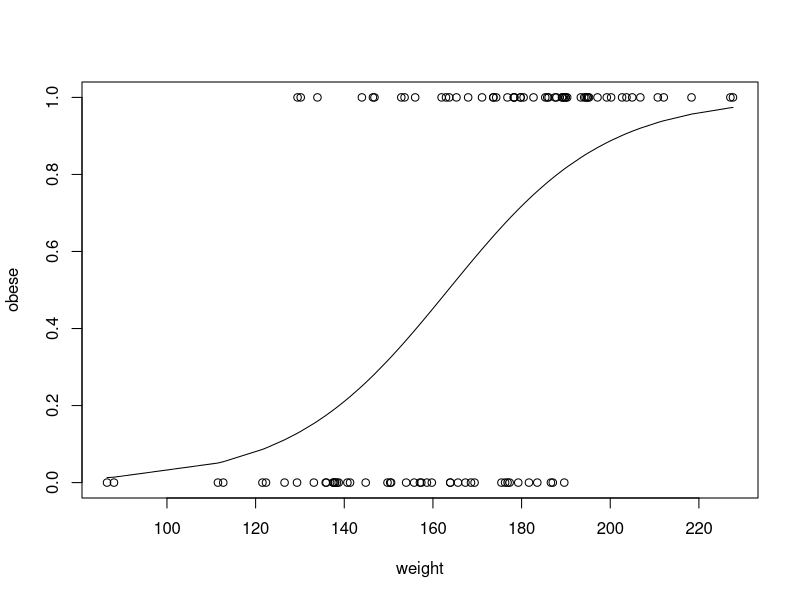
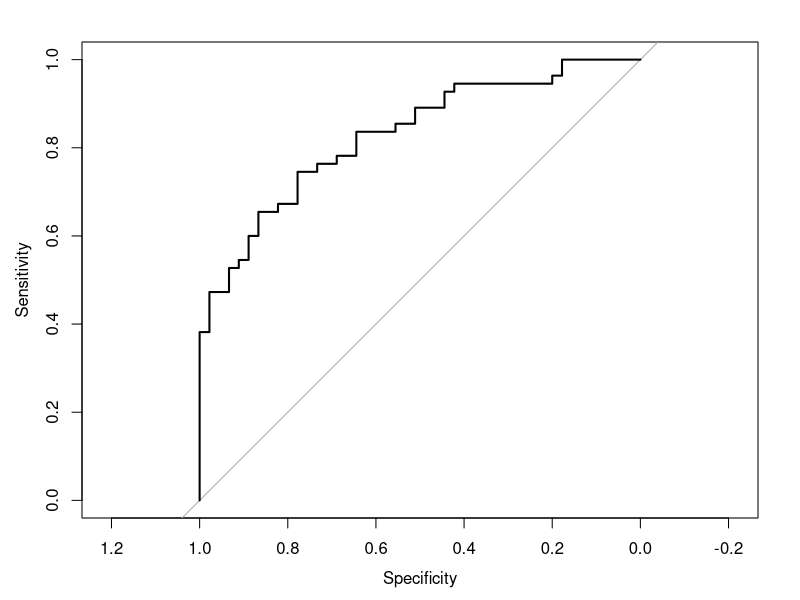
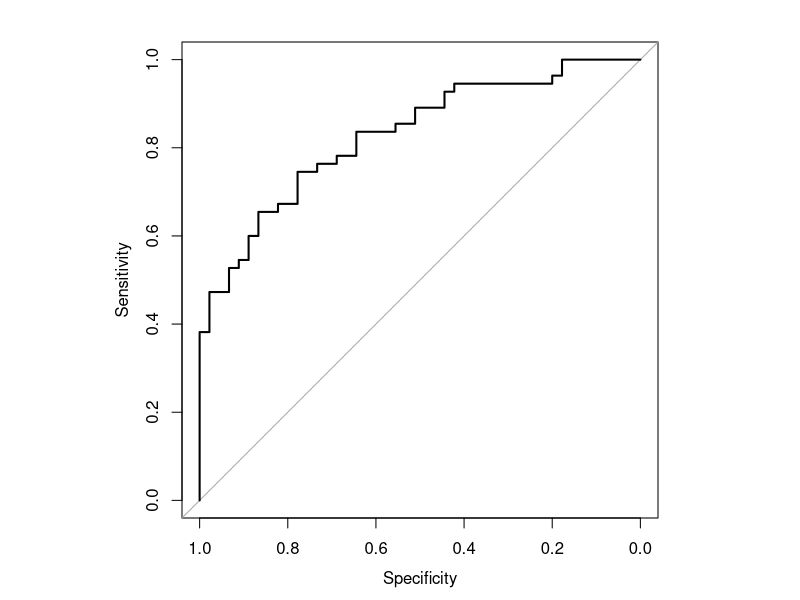
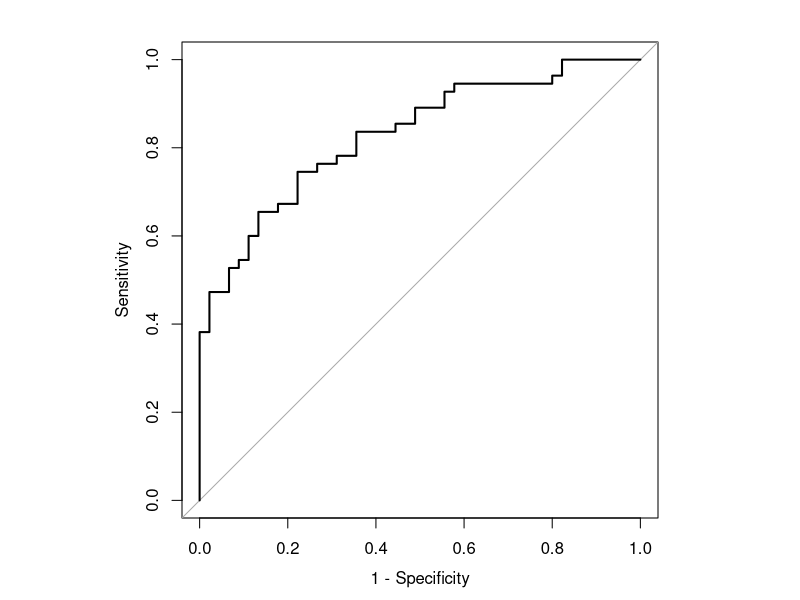
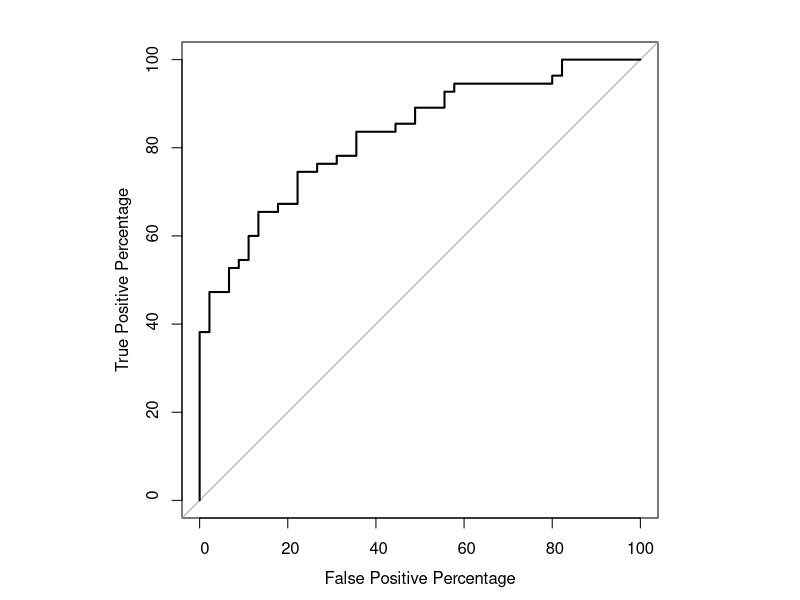
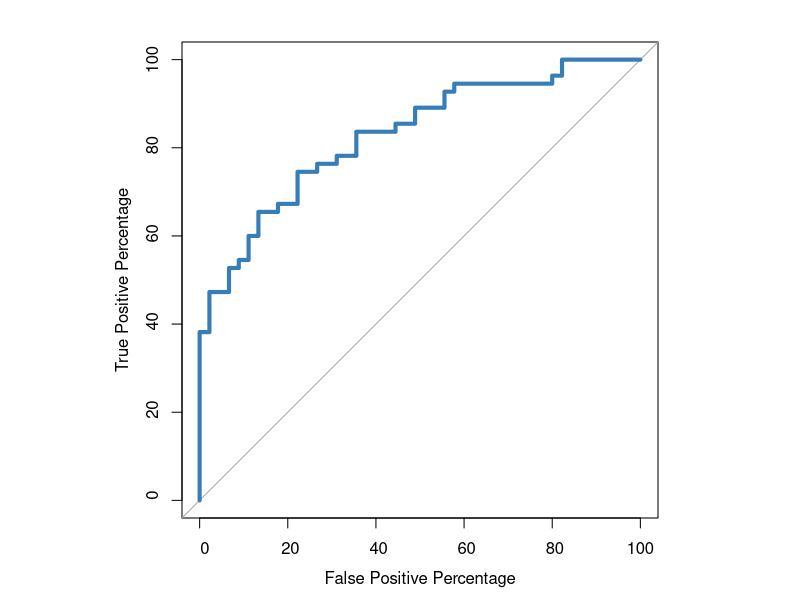
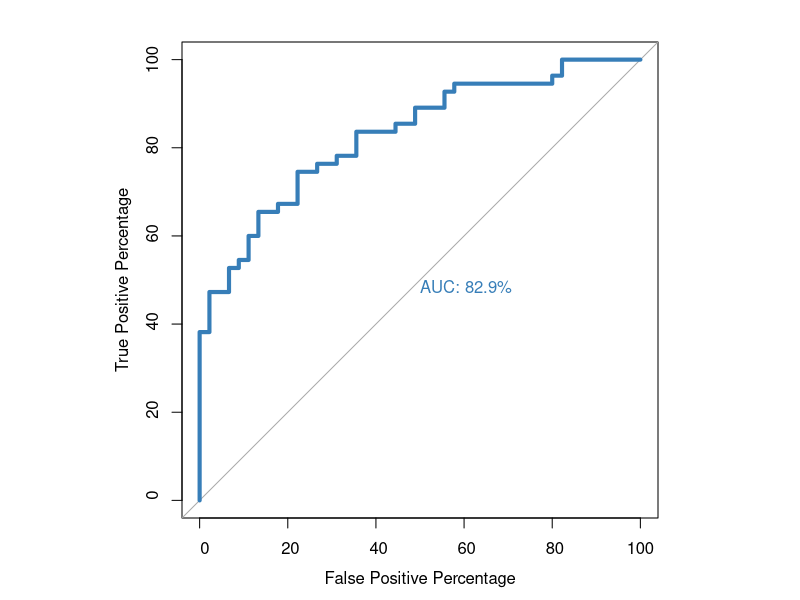
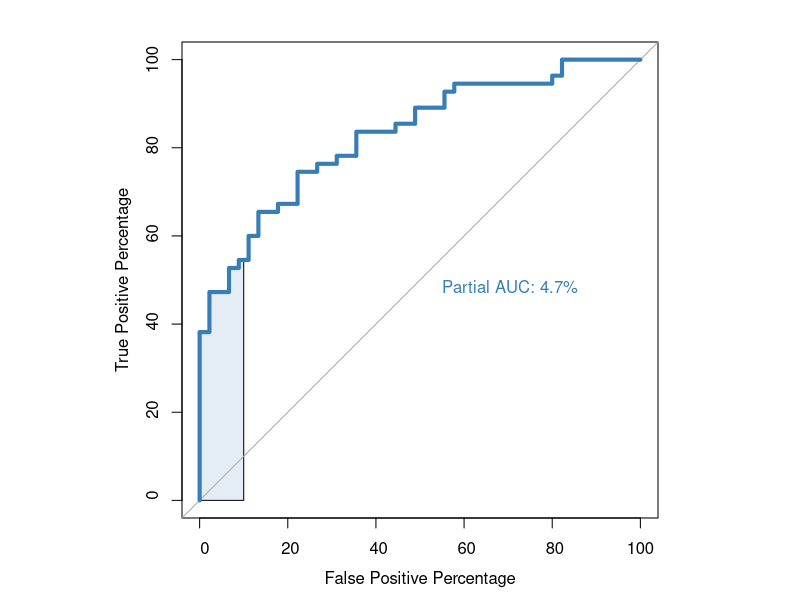

Source code (R) for these figures, in order:
# ROC and AUC
# https://www.youtube.com/watch?v=qcvAqAH60Yw&list=PLblh5JKOoLUICTaGLRoHQDuF_7q2GfuJF&index=7
# Library that will draw ROC graphs for us and the random forest library
library(pROC)
library(randomForest)
## Random Forest is a way to classify samples and we can change the threshold
## that we use to make those decisions
# Since we're going to generate an example dataset, let's set the seed
# for the random number generator so that we can reproduce our results
set.seed(420)
## Seed to 420 made a nicer looking set of random data
# So let's start by setting num.samples to 100
num.samples <- 100
# New we'll create 100 measurements and store them in a variable
weight <- sort(rnorm(n=num.samples, mean=172, sd=29))
## `rnorm()` function generate 100 random values from a normal distribution
## with the mean set to 172 and the standard deviation set to 29
### The average man weighs 172 pounds with a standard deviation of 29
## then we use the `sort()` function to sort the numbers from low to high
# Classify an individual as obese or not
obese <- ifelse(test=runif(n=num.samples) < (rank(weight)/100), yes=1, no=0)
## `rank()` function rank the weights, from lightest to heaviest
## the lightest sample will have rannk=1 and the heaviest rank=100
## then we scale the ranks by 100, this means the lightest sample will
## = 1/100 = 0.01 and the heaviest sample will = 100/100 = 1
## then we compare the scaled ranks to random numbers between 0 and 1
## if the random number is smaller than the scaled rank, the individual
## is classified as obese, otherwise is classified as not obese
## the "if smaller then obese, otherwise not obese" is performed by
## the `ifelse()` function and the results are stored in a variable
obese
## the 0's stand for not obese and the 1's stand for obese
# Now let's plot the data
plot(x=weight, y=obese)
# Fit a logistic regression curve to the data
glm.fit=glm(obese ~ weight, family=binomial)
# Draw a curve that tells us the predicted probability
# that an individual is obese or not
lines(weight, glm.fit$fitted.values)
## `glm.fit$fitted.values` contains the y-axis
## coordinates along the curve for each sample (contains
## estimated probabilities that each sample is obese)
### We'll use the known classifications and the estimated
### probabilities to draw an ROC curve
# Draw the ROC graph
roc(obese, glm.fit$fitted.values, plot=TRUE)
# To get rid of the ugly padding, we have to use the
# `par()` function and muck around with the graphics
# parameters
par(pty="s")
## we set pty(the plot type) to s (square)
roc(obese, glm.fit$fitted.values, plot=TRUE)
## By default the `roc()` function plots Specificity
## on the x-axis instead of 1 - Specificity
## resulting in x-axis going from 1 on left side to 
## 0 on the right side
# Change the x-axis to 1-Specificity
roc(obese, glm.fit$fitted.values, plot=TRUE,
    legacy.axes=TRUE)
# Change axis values to percent and put legends
roc(obese, glm.fit$fitted.values, plot=TRUE,
    legacy.axes=TRUE, percent=TRUE,
    xlab="False Positive Percentage",
    ylab="True Positive Percentage")
# Change the color of the curve and make it thicker
roc(obese, glm.fit$fitted.values, plot=TRUE,
    legacy.axes=TRUE, percent=TRUE,
    xlab="False Positive Percentage",
    ylab="True Positive Percentage",
    col="#377eb8", lwd=4)
# Now, imagine we're interested in the range of
# threshold that resulted in a specific part 
# of the ROC curve
# We can access those thresholds by saving the 
# calculations that the roc() function does in a
# variable
roc.info <- roc(obese, glm.fit$fitted.values,
                legacy.axes=TRUE)
# and then make a dataframe with all the True
# Positive and False Positives Percentages, 
# by multiplying the Sensitivities and 
# 1 - Specificities by 100 respectivelly and the
# thresholds
roc.df <- data.frame(
  tpp=roc.info$sensitivities*100, 
  fpp=(1 - roc.info$specificities)*100,
  thresholds=roc.info$thresholds)
head(roc.df)
## We see that when the threshold is set to negative
## infinity, so that every single sample is called
## obese then the TPP (true positive percentage) is 
## 100 because all of the obese samples were correctly
## classified and FPP (false positive percentage) is
## also 100 because all of the samples that were not
## obese were incorrectly classified
## So the first row in roc.df correspond to the upper
## right-hand corner of the ROC curve
tail(roc.df)
## We see that when the threshold is set to positive
## infinity, so that every single sample is classified
## not obese then the TPP and FPP are both 0 because
## none of the samples were classified, either correctly
## or incorrectly, obese.
## So the last row in roc.df corresponds to the botto,
## left-hand corner of the ROC curve
# Now we can isolate the TPP, FPP and threshold used when
# the True Positive Rate is between 60 and 80
roc.df[roc.df$tpp>60 & roc.df$tpp<80,]
## If we were interested in choosing a threshold in this
## range, we could pick the one that had the optimal balance
## of TP and FP
# If we want to print AUC directly on the graph
roc(obese, glm.fit$fitted.values, plot=TRUE,
    legacy.axes=TRUE, percent=TRUE,
    xlab="False Positive Percentage",
    ylab="True Positive Percentage",
    col="#377eb8", lwd=4, print.auc=TRUE)
# You can also draw and calculate a partial Area
# under the curve
roc(obese, glm.fit$fitted.values, plot=TRUE,
    legacy.axes=TRUE, percent=TRUE,
    xlab="False Positive Percentage",
    ylab="True Positive Percentage",
    col="#377eb8", lwd=4, print.auc=TRUE,
    print.auc.x=45, partial.auc=c(100,90),
    auc.polygon=TRUE, 
    auc.polygon.col="#377eb822")
## The range of values (100, 90) is in term of 
## Specificity, not 1-Specificity. So 100% 
## Specificity correspond to 0% on our 1-Specificity
## axis and 90% Specificity correspond to 10% on 
## our 1-Specificity axis.
## These are useful when you want to focus on the
## part of the ROC curve that only allows for a
## small number of FP
# How to overlap two ROC curves so that they are
# easy to compare?
# We'll make a random forest classifier with the
# same dataset
rf.model <- randomForest(factor(obese) ~ weight)
# Draw the ROC curve for the logistic regression
roc(obese, glm.fit$fitted.values, plot=TRUE,
    legacy.axes=TRUE, percent=TRUE,
    xlab="False Positive Percentage",
    ylab="True Positive Percentage",
    col="#377eb8", lwd=4, print.auc=TRUE)
# Add the ROC curve for the random forest
plot.roc(obese, rf.model$votes[,1], percent=TRUE,
         col="#4daf4a", lwd=4, print.auc=TRUE,
         add=TRUE, print.auc.y=40)
## Since we are using RF for the second ROC, we
## pass in the number of trees in the forest that
## voted correctly
# Draw a legend in the botoom right-hand corner
legend("bottomright", legend=c(
  "Logistic Regression", "Random Forest"),
  col=c("#377eb8", "#4daf4a"), lwd=4)
# Once we're all done drawing ROC graphs, we need
# to reset the pty graphical parameter back to its
# default value, m, which is short of Maximum
par(pty="m")
## As in, "use the maximum amount of space provided
## to draw graphs".